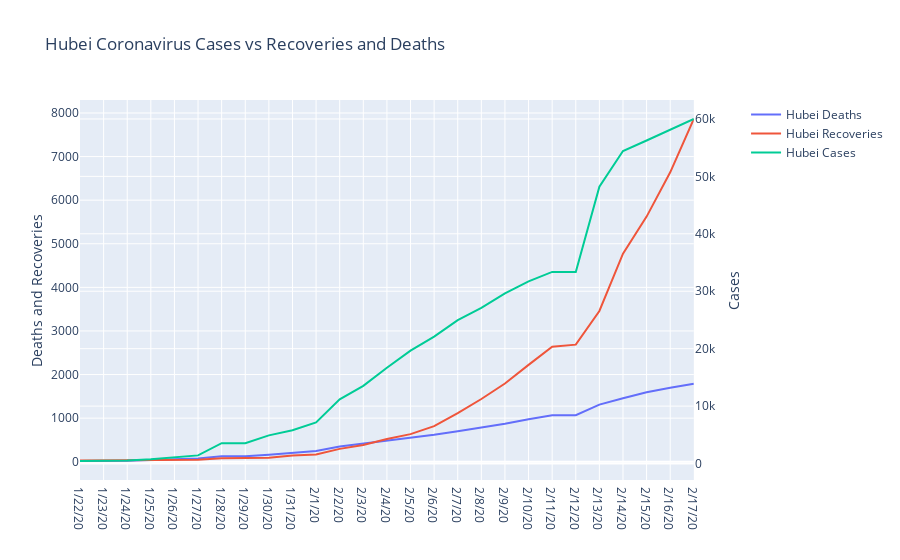

Notebook code cell kept with this figure:
### Code cell
#Hubei Deaths vs cases

import plotly.graph_objects as go
from plotly.subplots import make_subplots

# Create figure with secondary y-axis
fig = make_subplots(specs=[[{"secondary_y": True}]])

# Add traces
fig.add_trace(
    go.Scatter(x=final_df_dead_MChina_Hubei['Date'], y=final_df_dead_MChina_Hubei['Cases'], name="Hubei Deaths"),
    secondary_y=False,
)

# Add traces
fig.add_trace(
    go.Scatter(x=final_df_MChina_Hubei['Date'], y=final_df_rec_MChina_Hubei['Cases'], name="Hubei Recoveries"),
    secondary_y=False,
)

fig.add_trace(
    go.Scatter(x=final_df_MChina_Hubei['Date'], y=final_df_MChina_Hubei['Cases'], name="Hubei Cases"),
    secondary_y=True,
)

# Add figure title
fig.update_layout(
    title_text="Hubei Coronavirus Cases vs Recoveries and Deaths"
)



# Set y-axes titles
fig.update_yaxes(title_text="Deaths and Recoveries", secondary_y=False)
fig.update_yaxes(title_text="Cases", secondary_y=True)

fig.show()

### Figure 1 — Plotly figure (JSON) as saved in the notebook; plotly's stock layout.template omitted (floating-point values rounded to 4 significant figures)
{"data": [{"name": "Hubei Deaths", "type": "scatter", "x": ["1/22/20", "1/23/20", "1/24/20", "1/25/20", "1/26/20", "1/27/20", "1/28/20", "1/29/20", "1/30/20", "1/31/20", "2/1/20", "2/2/20", "2/3/20", "2/4/20", "2/5/20", "2/6/20", "2/7/20", "2/8/20", "2/9/20", "2/10/20", "2/11/20", "2/12/20", "2/13/20", "2/14/20", "2/15/20", "2/16/20", "2/17/20"], "xaxis": "x", "y": [17, 17, 24, 40, 52, 76, 125, 125, 162, 204, 249, 350, 414, 479, 549, 618, 699, 780, 871, 974, 1068, 1068, 1310, 1457, 1596, 1696, 1789], "yaxis": "y"}, {"name": "Hubei Recoveries", "type": "scatter", "x": ["1/22/20", "1/23/20", "1/24/20", "1/25/20", "1/26/20", "1/27/20", "1/28/20", "1/29/20", "1/30/20", "1/31/20", "2/1/20", "2/2/20", "2/3/20", "2/4/20", "2/5/20", "2/6/20", "2/7/20", "2/8/20", "2/9/20", "2/10/20", "2/11/20", "2/12/20", "2/13/20", "2/14/20", "2/15/20", "2/16/20", "2/17/20"], "xaxis": "x", "y": [28, 28, 31, 32, 42, 45, 80, 88, 90, 141, 168, 295, 386, 522, 633, 817, 1115, 1439, 1795, 2222, 2639, 2686, 3459, 4774, 5623, 6639, 7862], "yaxis": "y"}, {"name": "Hubei Cases", "type": "scatter", "x": ["1/22/20", "1/23/20", "1/24/20", "1/25/20", "1/26/20", "1/27/20", "1/28/20", "1/29/20", "1/30/20", "1/31/20", "2/1/20", "2/2/20", "2/3/20", "2/4/20", "2/5/20", "2/6/20", "2/7/20", "2/8/20", "2/9/20", "2/10/20", "2/11/20", "2/12/20", "2/13/20", "2/14/20", "2/15/20", "2/16/20", "2/17/20"], "xaxis": "x", "y": [444, 444, 549, 761, 1058, 1423, 3554, 3554, 4903, 5806, 7153, 11177, 13522, 16678, 19665, 22112, 24953, 27100, 29631, 31728, 33366, 33366, 48206, 54406, 56249, 58182, 59989], "yaxis": "y2"}], "layout": {"title": {"text": "Hubei Coronavirus Cases vs Recoveries and Deaths"}, "xaxis": {"anchor": "y", "domain": [0, 0.94]}, "yaxis": {"anchor": "x", "domain": [0, 1], "title": {"text": "Deaths and Recoveries"}}, "yaxis2": {"anchor": "x", "overlaying": "y", "side": "right", "title": {"text": "Cases"}}}}
